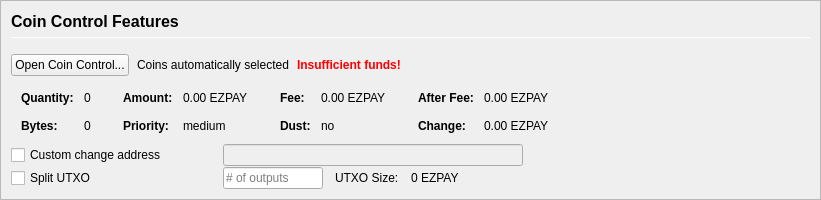
         <widget class="QFrame" name="frameCoinControl">
          <property name="sizePolicy">
           <sizepolicy hsizetype="Expanding" vsizetype="Expanding">
            <horstretch>0</horstretch>
            <verstretch>0</verstretch>
           </sizepolicy>
          </property>
          <property name="maximumSize">
           <size>
            <width>16777215</width>
            <height>16777215</height>
           </size>
          </property>
          <property name="frameShape">
           <enum>QFrame::StyledPanel</enum>
          </property>
          <property name="frameShadow">
           <enum>QFrame::Sunken</enum>
          </property>
          <layout class="QVBoxLayout" name="verticalLayoutCoinControl2">
           <property name="spacing">
            <number>0</number>
           </property>
           <property name="leftMargin">
            <number>0</number>
           </property>
           <property name="topMargin">
            <number>0</number>
           </property>
           <property name="rightMargin">
            <number>0</number>
           </property>
           <property name="bottomMargin">
            <number>0</number>
           </property>
           <item>
            <widget class="QFrame" name="frameCoinControl_BG">
             <layout class="QVBoxLayout" name="verticalLayoutCoinControl" stretch="0,0,0,0,0,0">
              <property name="spacing">
               <number>1</number>
              </property>
              <property name="leftMargin">
               <number>10</number>
              </property>
              <property name="topMargin">
               <number>10</number>
              </property>
              <item>
               <layout class="QHBoxLayout" name="horizontalLayoutCoinControl1">
                <property name="bottomMargin">
                 <number>15</number>
                </property>
                <item>
                 <layout class="QVBoxLayout" name="verticalLayout_3">
                  <property name="spacing">
                   <number>6</number>
                  </property>
                  <item>
                   <widget class="QLabel" name="labelCoinControlFeatures">
                    <property name="sizePolicy">
                     <sizepolicy hsizetype="Preferred" vsizetype="Maximum">
                      <horstretch>0</horstretch>
                      <verstretch>0</verstretch>
                     </sizepolicy>
                    </property>
                    <property name="minimumSize">
                     <size>
                      <width>0</width>
                      <height>20</height>
                     </size>
                    </property>
                    <property name="font">
                     <font>
                      <pointsize>12</pointsize>
                      <weight>75</weight>
                      <bold>true</bold>
                     </font>
                    </property>
                    <property name="styleSheet">
                     <string notr="true">font-weight:bold;</string>
                    </property>
                    <property name="text">
                     <string>Coin Control Features</string>
                    </property>
                   </widget>
                  </item>
                  <item>
                   <widget class="Line" name="line">
                    <property name="minimumSize">
                     <size>
                      <width>0</width>
                      <height>1</height>
                     </size>
                    </property>
                    <property name="maximumSize">
                     <size>
                      <width>16777215</width>
                      <height>1</height>
                     </size>
                    </property>
                    <property name="orientation">
                     <enum>Qt::Horizontal</enum>
                    </property>
                   </widget>
                  </item>
                 </layout>
                </item>
               </layout>
              </item>
              <item>
               <layout class="QHBoxLayout" name="horizontalLayoutCoinControl2" stretch="0,0,0,0">
                <property name="spacing">
                 <number>8</number>
                </property>
                <property name="bottomMargin">
                 <number>10</number>
                </property>
                <item>
                 <widget class="QPushButton" name="pushButtonCoinControl">
                  <property name="styleSheet">
                   <string notr="true"/>
                  </property>
                  <property name="text">
                   <string>Open Coin Control...</string>
                  </property>
                  <property name="autoDefault">
                   <bool>false</bool>
                  </property>
                 </widget>
                </item>
                <item>
                 <widget class="QLabel" name="labelCoinControlAutomaticallySelected">
                  <property name="text">
                   <string>Coins automatically selected</string>
                  </property>
                  <property name="margin">
                   <number>5</number>
                  </property>
                 </widget>
                </item>
                <item>
                 <widget class="QLabel" name="labelCoinControlInsuffFunds">
                  <property name="font">
                   <font>
                    <weight>75</weight>
                    <bold>true</bold>
                   </font>
                  </property>
                  <property name="styleSheet">
                   <string notr="true">color:red;font-weight:bold;</string>
                  </property>
                  <property name="text">
                   <string>Insufficient funds!</string>
                  </property>
                  <property name="margin">
                   <number>5</number>
                  </property>
                 </widget>
                </item>
                <item>
                 <spacer name="horizontalSpacerCoinControl">
                  <property name="orientation">
                   <enum>Qt::Horizontal</enum>
                  </property>
                  <property name="sizeHint" stdset="0">
                   <size>
                    <width>40</width>
                    <height>1</height>
                   </size>
                  </property>
                 </spacer>
                </item>
               </layout>
              </item>
              <item>
               <widget class="QWidget" name="widgetCoinControl" native="true">
                <property name="sizePolicy">
                 <sizepolicy hsizetype="Preferred" vsizetype="Preferred">
                  <horstretch>0</horstretch>
                  <verstretch>0</verstretch>
                 </sizepolicy>
                </property>
                <property name="minimumSize">
                 <size>
                  <width>0</width>
                  <height>0</height>
                 </size>
                </property>
                <property name="styleSheet">
                 <string notr="true"/>
                </property>
                <layout class="QHBoxLayout" name="horizontalLayoutCoinControl5">
                 <property name="leftMargin">
                  <number>0</number>
                 </property>
                 <property name="topMargin">
                  <number>0</number>
                 </property>
                 <property name="rightMargin">
                  <number>0</number>
                 </property>
                 <property name="bottomMargin">
                  <number>0</number>
                 </property>
                 <item>
                  <layout class="QHBoxLayout" name="horizontalLayoutCoinControl3" stretch="0,0,0,1">
                   <property name="spacing">
                    <number>20</number>
                   </property>
                   <property name="topMargin">
                    <number>0</number>
                   </property>
                   <property name="bottomMargin">
                    <number>10</number>
                   </property>
                   <item>
                    <layout class="QFormLayout" name="formLayoutCoinControl1">
                     <property name="horizontalSpacing">
                      <number>10</number>
                     </property>
                     <property name="verticalSpacing">
                      <number>14</number>
                     </property>
                     <property name="leftMargin">
                      <number>10</number>
                     </property>
                     <property name="topMargin">
                      <number>4</number>
                     </property>
                     <property name="rightMargin">
                      <number>6</number>
                     </property>
                     <item row="0" column="0">
                      <widget class="QLabel" name="labelCoinControlQuantityText">
                       <property name="font">
                        <font>
                         <weight>75</weight>
                         <bold>true</bold>
                        </font>
                       </property>
                       <property name="text">
                        <string>Quantity:</string>
                       </property>
                       <property name="margin">
                        <number>0</number>
                       </property>
                      </widget>
                     </item>
                     <item row="0" column="1">
                      <widget class="QLabel" name="labelCoinControlQuantity">
                       <property name="cursor">
                        <cursorShape>IBeamCursor</cursorShape>
                       </property>
                       <property name="contextMenuPolicy">
                        <enum>Qt::ActionsContextMenu</enum>
                       </property>
                       <property name="text">
                        <string notr="true">0</string>
                       </property>
                       <property name="margin">
                        <number>0</number>
                       </property>
                       <property name="textInteractionFlags">
                        <set>Qt::LinksAccessibleByMouse|Qt::TextSelectableByKeyboard|Qt::TextSelectableByMouse</set>
                       </property>
                      </widget>
                     </item>
                     <item row="1" column="0">
                      <widget class="QLabel" name="labelCoinControlBytesText">
                       <property name="font">
                        <font>
                         <weight>75</weight>
                         <bold>true</bold>
                        </font>
                       </property>
                       <property name="text">
                        <string>Bytes:</string>
                       </property>
                      </widget>
                     </item>
                     <item row="1" column="1">
                      <widget class="QLabel" name="labelCoinControlBytes">
                       <property name="cursor">
                        <cursorShape>IBeamCursor</cursorShape>
                       </property>
                       <property name="contextMenuPolicy">
                        <enum>Qt::ActionsContextMenu</enum>
                       </property>
                       <property name="text">
                        <string notr="true">0</string>
                       </property>
                       <property name="textInteractionFlags">
                        <set>Qt::LinksAccessibleByMouse|Qt::TextSelectableByKeyboard|Qt::TextSelectableByMouse</set>
                       </property>
                      </widget>
                     </item>
                    </layout>
                   </item>
                   <item>
                    <layout class="QFormLayout" name="formLayoutCoinControl2">
                     <property name="horizontalSpacing">
                      <number>10</number>
                     </property>
                     <property name="verticalSpacing">
                      <number>14</number>
                     </property>
                     <property name="leftMargin">
                      <number>6</number>
                     </property>
                     <property name="topMargin">
                      <number>4</number>
                     </property>
                     <property name="rightMargin">
                      <number>6</number>
                     </property>
                     <item row="0" column="0">
                      <widget class="QLabel" name="labelCoinControlAmountText">
                       <property name="font">
                        <font>
                         <weight>75</weight>
                         <bold>true</bold>
                        </font>
                       </property>
                       <property name="text">
                        <string>Amount:</string>
                       </property>
                       <property name="margin">
                        <number>0</number>
                       </property>
                      </widget>
                     </item>
                     <item row="0" column="1">
                      <widget class="QLabel" name="labelCoinControlAmount">
                       <property name="cursor">
                        <cursorShape>IBeamCursor</cursorShape>
                       </property>
                       <property name="contextMenuPolicy">
                        <enum>Qt::ActionsContextMenu</enum>
                       </property>
                       <property name="text">
                        <string notr="true">0.00 EZPAY</string>
                       </property>
                       <property name="textInteractionFlags">
                        <set>Qt::LinksAccessibleByMouse|Qt::TextSelectableByKeyboard|Qt::TextSelectableByMouse</set>
                       </property>
                      </widget>
                     </item>
                     <item row="1" column="0">
                      <widget class="QLabel" name="labelCoinControlPriorityText">
                       <property name="font">
                        <font>
                         <weight>75</weight>
                         <bold>true</bold>
                        </font>
                       </property>
                       <property name="text">
                        <string>Priority:</string>
                       </property>
                      </widget>
                     </item>
                     <item row="1" column="1">
                      <widget class="QLabel" name="labelCoinControlPriority">
                       <property name="cursor">
                        <cursorShape>IBeamCursor</cursorShape>
                       </property>
                       <property name="contextMenuPolicy">
                        <enum>Qt::ActionsContextMenu</enum>
                       </property>
                       <property name="text">
                        <string>medium</string>
                       </property>
                       <property name="textInteractionFlags">
                        <set>Qt::LinksAccessibleByMouse|Qt::TextSelectableByKeyboard|Qt::TextSelectableByMouse</set>
                       </property>
                      </widget>
                     </item>
                    </layout>
                   </item>
                   <item>
                    <layout class="QFormLayout" name="formLayoutCoinControl3">
                     <property name="horizontalSpacing">
                      <number>10</number>
                     </property>
                     <property name="verticalSpacing">
                      <number>14</number>
                     </property>
                     <property name="leftMargin">
                      <number>6</number>
                     </property>
                     <property name="topMargin">
                      <number>4</number>
                     </property>
                     <property name="rightMargin">
                      <number>6</number>
                     </property>
                     <item row="0" column="0">
                      <widget class="QLabel" name="labelCoinControlFeeText">
                       <property name="font">
                        <font>
                         <weight>75</weight>
                         <bold>true</bold>
                        </font>
                       </property>
                       <property name="text">
                        <string>Fee:</string>
                       </property>
                       <property name="margin">
                        <number>0</number>
                       </property>
                      </widget>
                     </item>
                     <item row="0" column="1">
                      <widget class="QLabel" name="labelCoinControlFee">
                       <property name="cursor">
                        <cursorShape>IBeamCursor</cursorShape>
                       </property>
                       <property name="contextMenuPolicy">
                        <enum>Qt::ActionsContextMenu</enum>
                       </property>
                       <property name="text">
                        <string notr="true">0.00 EZPAY</string>
                       </property>
                       <property name="textInteractionFlags">
                        <set>Qt::LinksAccessibleByMouse|Qt::TextSelectableByKeyboard|Qt::TextSelectableByMouse</set>
                       </property>
                      </widget>
                     </item>
                     <item row="1" column="0">
                      <widget class="QLabel" name="labelCoinControlLowOutputText">
                       <property name="font">
                        <font>
                         <weight>75</weight>
                         <bold>true</bold>
                        </font>
                       </property>
                       <property name="text">
                        <string>Dust:</string>
                       </property>
                      </widget>
                     </item>
                     <item row="1" column="1">
                      <widget class="QLabel" name="labelCoinControlLowOutput">
                       <property name="cursor">
                        <cursorShape>IBeamCursor</cursorShape>
                       </property>
                       <property name="contextMenuPolicy">
                        <enum>Qt::ActionsContextMenu</enum>
                       </property>
                       <property name="text">
                        <string>no</string>
                       </property>
                       <property name="textInteractionFlags">
                        <set>Qt::LinksAccessibleByMouse|Qt::TextSelectableByKeyboard|Qt::TextSelectableByMouse</set>
                       </property>
                      </widget>
                     </item>
                    </layout>
                   </item>
                   <item>
                    <layout class="QFormLayout" name="formLayoutCoinControl4">
                     <property name="horizontalSpacing">
                      <number>10</number>
                     </property>
                     <property name="verticalSpacing">
                      <number>14</number>
                     </property>
                     <property name="leftMargin">
                      <number>6</number>
                     </property>
                     <property name="topMargin">
                      <number>4</number>
                     </property>
                     <property name="rightMargin">
                      <number>6</number>
                     </property>
                     <item row="0" column="0">
                      <widget class="QLabel" name="labelCoinControlAfterFeeText">
                       <property name="font">
                        <font>
                         <weight>75</weight>
                         <bold>true</bold>
                        </font>
                       </property>
                       <property name="text">
                        <string>After Fee:</string>
                       </property>
                       <property name="margin">
                        <number>0</number>
                       </property>
                      </widget>
                     </item>
                     <item row="0" column="1">
                      <widget class="QLabel" name="labelCoinControlAfterFee">
                       <property name="cursor">
                        <cursorShape>IBeamCursor</cursorShape>
                       </property>
                       <property name="contextMenuPolicy">
                        <enum>Qt::ActionsContextMenu</enum>
                       </property>
                       <property name="text">
                        <string notr="true">0.00 EZPAY</string>
                       </property>
                       <property name="textInteractionFlags">
                        <set>Qt::LinksAccessibleByMouse|Qt::TextSelectableByKeyboard|Qt::TextSelectableByMouse</set>
                       </property>
                      </widget>
                     </item>
                     <item row="1" column="0">
                      <widget class="QLabel" name="labelCoinControlChangeText">
                       <property name="font">
                        <font>
                         <weight>75</weight>
                         <bold>true</bold>
                        </font>
                       </property>
                       <property name="text">
                        <string>Change:</string>
                       </property>
                      </widget>
                     </item>
                     <item row="1" column="1">
                      <widget class="QLabel" name="labelCoinControlChange">
                       <property name="cursor">
                        <cursorShape>IBeamCursor</cursorShape>
                       </property>
                       <property name="contextMenuPolicy">
                        <enum>Qt::ActionsContextMenu</enum>
                       </property>
                       <property name="text">
                        <string notr="true">0.00 EZPAY</string>
                       </property>
                       <property name="textInteractionFlags">
                        <set>Qt::LinksAccessibleByMouse|Qt::TextSelectableByKeyboard|Qt::TextSelectableByMouse</set>
                       </property>
                      </widget>
                     </item>
                    </layout>
                   </item>
                  </layout>
                 </item>
                </layout>
               </widget>
              </item>
              <item>
               <layout class="QHBoxLayout" name="horizontalLayoutCoinControl4">
                <property name="spacing">
                 <number>12</number>
                </property>
                <property name="sizeConstraint">
                 <enum>QLayout::SetDefaultConstraint</enum>
                </property>
                <property name="topMargin">
                 <number>0</number>
                </property>
                <property name="rightMargin">
                 <number>0</number>
                </property>
                <item>
                 <widget class="QCheckBox" name="checkBoxCoinControlChange">
                  <property name="sizePolicy">
                   <sizepolicy hsizetype="Preferred" vsizetype="Preferred">
                    <horstretch>0</horstretch>
                    <verstretch>0</verstretch>
                   </sizepolicy>
                  </property>
                  <property name="minimumSize">
                   <size>
                    <width>200</width>
                    <height>0</height>
                   </size>
                  </property>
                  <property name="maximumSize">
                   <size>
                    <width>200</width>
                    <height>16777215</height>
                   </size>
                  </property>
                  <property name="toolTip">
                   <string>If this is activated, but the change address is empty or invalid, change will be sent to a newly generated address.</string>
                  </property>
                  <property name="text">
                   <string>Custom change address</string>
                  </property>
                 </widget>
                </item>
                <item>
                 <widget class="QValidatedLineEdit" name="lineEditCoinControlChange">
                  <property name="enabled">
                   <bool>false</bool>
                  </property>
                  <property name="sizePolicy">
                   <sizepolicy hsizetype="Preferred" vsizetype="Preferred">
                    <horstretch>0</horstretch>
                    <verstretch>0</verstretch>
                   </sizepolicy>
                  </property>
                  <property name="minimumSize">
                   <size>
                    <width>300</width>
                    <height>0</height>
                   </size>
                  </property>
                 </widget>
                </item>
                <item>
                 <widget class="QLabel" name="labelCoinControlChangeLabel">
                  <property name="sizePolicy">
                   <sizepolicy hsizetype="Preferred" vsizetype="Preferred">
                    <horstretch>0</horstretch>
                    <verstretch>0</verstretch>
                   </sizepolicy>
                  </property>
                  <property name="minimumSize">
                   <size>
                    <width>100</width>
                    <height>0</height>
                   </size>
                  </property>
                  <property name="text">
                   <string/>
                  </property>
                  <property name="margin">
                   <number>3</number>
                  </property>
                 </widget>
                </item>
               </layout>
              </item>
              <item>
               <layout class="QHBoxLayout" name="horizontalLayoutCoinControl6">
                <property name="spacing">
                 <number>12</number>
                </property>
                <property name="rightMargin">
                 <number>0</number>
                </property>
                <item>
                 <widget class="QCheckBox" name="splitBlockCheckBox">
                  <property name="sizePolicy">
                   <sizepolicy hsizetype="Preferred" vsizetype="Preferred">
                    <horstretch>0</horstretch>
                    <verstretch>0</verstretch>
                   </sizepolicy>
                  </property>
                  <property name="minimumSize">
                   <size>
                    <width>200</width>
                    <height>0</height>
                   </size>
                  </property>
                  <property name="maximumSize">
                   <size>
                    <width>200</width>
                    <height>16777215</height>
                   </size>
                  </property>
                  <property name="text">
                   <string>Split UTXO</string>
                  </property>
                 </widget>
                </item>
                <item>
                 <widget class="QLineEdit" name="splitBlockLineEdit">
                  <property name="sizePolicy">
                   <sizepolicy hsizetype="Preferred" vsizetype="Preferred">
                    <horstretch>50</horstretch>
                    <verstretch>0</verstretch>
                   </sizepolicy>
                  </property>
                  <property name="minimumSize">
                   <size>
                    <width>100</width>
                    <height>0</height>
                   </size>
                  </property>
                  <property name="maximumSize">
                   <size>
                    <width>100</width>
                    <height>16777215</height>
                   </size>
                  </property>
                  <property name="placeholderText">
                   <string># of outputs</string>
                  </property>
                 </widget>
                </item>
                <item>
                 <widget class="QLabel" name="labelBlockSizeText">
                  <property name="text">
                   <string>UTXO Size:</string>
                  </property>
                 </widget>
                </item>
                <item>
                 <widget class="QLabel" name="labelBlockSize">
                  <property name="text">
                   <string>0 EZPAY</string>
                  </property>
                 </widget>
                </item>
                <item>
                 <spacer name="horizontalSpacer_7">
                  <property name="orientation">
                   <enum>Qt::Horizontal</enum>
                  </property>
                  <property name="sizeHint" stdset="0">
                   <size>
                    <width>40</width>
                    <height>20</height>
                   </size>
                  </property>
                 </spacer>
                </item>
               </layout>
              </item>
              <item>
               <spacer name="verticalSpacerCoinControl">
                <property name="orientation">
                 <enum>Qt::Vertical</enum>
                </property>
                <property name="sizeHint" stdset="0">
                 <size>
                  <width>800</width>
                  <height>1</height>
                 </size>
                </property>
               </spacer>
              </item>
             </layout>
            </widget>
           </item>
          </layout>
         </widget>
